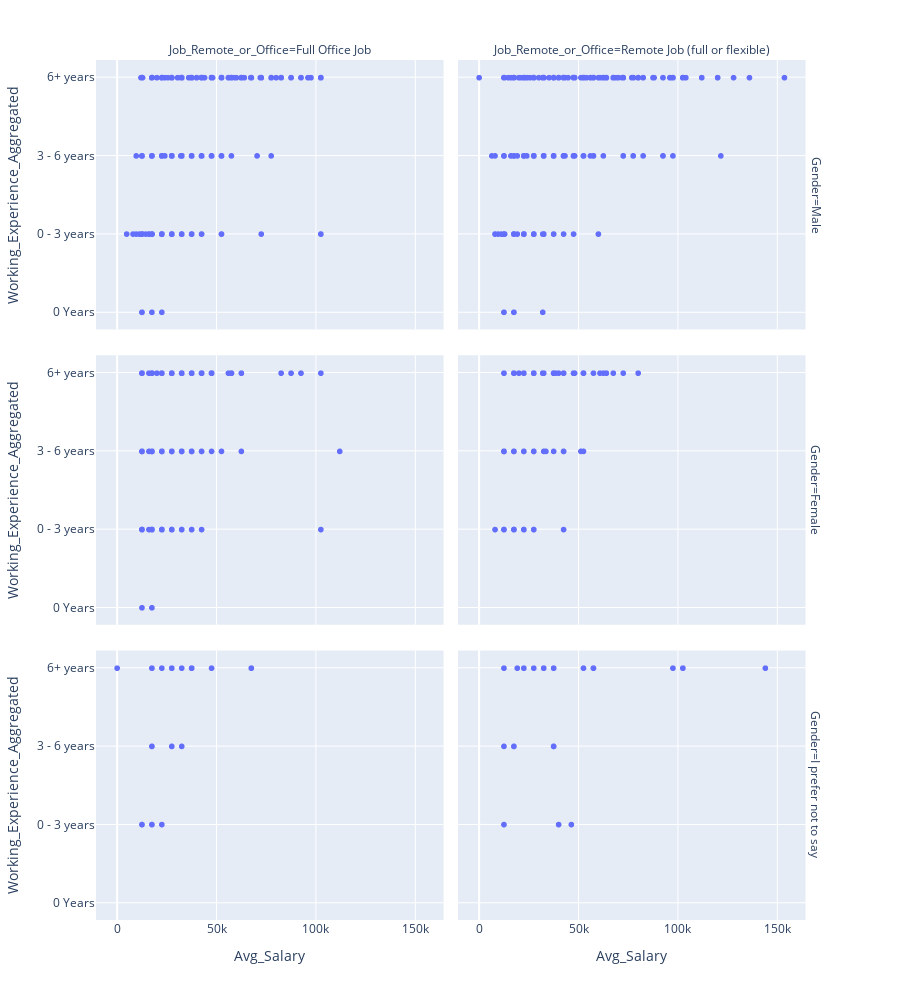

Notebook source saved alongside this figure:
### Markdown cell above
## Working Experience vs Avg Salary by Remote/Office Job by Gender

### Code cell
fig_3=px.scatter(dataset,
                 x='Avg_Salary',
                 y='Working_Experience_Aggregated',
                 facet_row='Gender',
                 facet_col='Job_Remote_or_Office',
                 height=1000,
                 category_orders={'Working_Experience_Aggregated':['6+ years', '3 - 6 years', '0 - 3 years', '0 Years']}
                )

fig_3.show()

### Figure 1 — Plotly figure (JSON) as saved in the notebook; plotly's stock layout.template omitted (floating-point values rounded to 4 significant figures; data arrays with more than 128 entries replaced by an {"elided": "..."} marker saying what was removed)
{"data": [{"hovertemplate": "Gender=Male<br>Job_Remote_or_Office=Full Office Job<br>Avg_Salary=%{x}<br>Working_Experience_Aggregated=%{y}<extra></extra>", "legendgroup": "", "marker": {"color": "#636efa", "symbol": "circle"}, "mode": "markers", "name": "", "showlegend": false, "type": "scattergl", "x": {"elided": "1879 int values"}, "xaxis": "x5", "y": {"elided": "1879 str values"}, "yaxis": "y5"}, {"hovertemplate": "Gender=Male<br>Job_Remote_or_Office=Remote Job (full or flexible)<br>Avg_Salary=%{x}<br>Working_Experience_Aggregated=%{y}<extra></extra>", "legendgroup": "", "marker": {"color": "#636efa", "symbol": "circle"}, "mode": "markers", "name": "", "showlegend": false, "type": "scattergl", "x": {"elided": "1020 int values"}, "xaxis": "x6", "y": {"elided": "1020 str values"}, "yaxis": "y6"}, {"hovertemplate": "Gender=Female<br>Job_Remote_or_Office=Full Office Job<br>Avg_Salary=%{x}<br>Working_Experience_Aggregated=%{y}<extra></extra>", "legendgroup": "", "marker": {"color": "#636efa", "symbol": "circle"}, "mode": "markers", "name": "", "showlegend": false, "type": "scattergl", "x": {"elided": "316 int values"}, "xaxis": "x3", "y": {"elided": "316 str values"}, "yaxis": "y3"}, {"hovertemplate": "Gender=Female<br>Job_Remote_or_Office=Remote Job (full or flexible)<br>Avg_Salary=%{x}<br>Working_Experience_Aggregated=%{y}<extra></extra>", "legendgroup": "", "marker": {"color": "#636efa", "symbol": "circle"}, "mode": "markers", "name": "", "showlegend": false, "type": "scattergl", "x": [27500, 17500, 22500, 12500, 17500, 37500, 17500, 48000, 17500, 32000, 37500, 37500, 17500, 17500, 37500, 12500, 12500, 47500, 12500, 27500, 8000, 27500, 27500, 12500, 52500, 37500, 27500, 17500, 12500, 12500, 12500, 17500, 32500, 17500, 22500, 20000, 42500, 12500, 37500, 32500, 64000, 22500, 57500, 27500, 12500, 37500, 62500, 72500, 27500, 40000, 17500, 17500, 60800, 80000, 52500, 32500, 12500, 27500, 27500, 52500, 17500, 27500, 27500, 22500, 52500, 32000, 33600, 37500, 22500, 22500, 22500, 42500, 42500, 52500, 27500, 12500, 52500, 47500, 38400, 27500, 12500, 12500, 17500, 51200, 17500, 48000, 22500, 52500, 42500, 42500, 27500, 42500, 27500, 67500, 64000, 37500, 17500, 22500, 42500, 37500, 17500, 47500, 37500, 22500, 37500, 17500], "xaxis": "x4", "y": ["6+ years", "6+ years", "0 - 3 years", "0 - 3 years", "3 - 6 years", "6+ years", "0 - 3 years", "6+ years", "6+ years", "6+ years", "6+ years", "6+ years", "0 - 3 years", "3 - 6 years", "6+ years", "3 - 6 years", "0 - 3 years", "6+ years", "3 - 6 years", "6+ years", "0 - 3 years", "6+ years", "6+ years", "0 - 3 years", "6+ years", "6+ years", "6+ years", "0 - 3 years", "0 - 3 years", "3 - 6 years", "6+ years", "0 - 3 years", "6+ years", "3 - 6 years", "0 - 3 years", "6+ years", "6+ years", "3 - 6 years", "6+ years", "6+ years", "6+ years", "6+ years", "6+ years", "3 - 6 years", "0 - 3 years", "6+ years", "6+ years", "6+ years", "3 - 6 years", "6+ years", "3 - 6 years", "6+ years", "6+ years", "6+ years", "6+ years", "3 - 6 years", "3 - 6 years", "3 - 6 years", "0 - 3 years", "6+ years", "0 - 3 years", "6+ years", "0 - 3 years", "3 - 6 years", "6+ years", "6+ years", "3 - 6 years", "6+ years", "3 - 6 years", "6+ years", "0 - 3 years", "0 - 3 years", "3 - 6 years", "3 - 6 years", "6+ years", "3 - 6 years", "6+ years", "6+ years", "6+ years", "0 - 3 years", "6+ years", "3 - 6 years", "0 - 3 years", "3 - 6 years", "0 - 3 years", "6+ years", "0 - 3 years", "6+ years", "6+ years", "6+ years", "3 - 6 years", "6+ years", "6+ years", "6+ years", "6+ years", "6+ years", "6+ years", "6+ years", "3 - 6 years", "6+ years", "6+ years", "6+ years", "6+ years", "3 - 6 years", "3 - 6 years", "0 - 3 years"], "yaxis": "y4"}, {"hovertemplate": "Gender=I prefer not to say<br>Job_Remote_or_Office=Full Office Job<br>Avg_Salary=%{x}<br>Working_Experience_Aggregated=%{y}<extra></extra>", "legendgroup": "", "marker": {"color": "#636efa", "symbol": "circle"}, "mode": "markers", "name": "", "showlegend": false, "type": "scattergl", "x": [67500, 37500, 17500, 12500, 27500, 32500, 22500, 32500, 47500, 27500, 17500, 67500, 37500, 17500, 0, 27500, 37500, 27500, 12500, 17500, 37500, 17500, 22500, 17500], "xaxis": "x", "y": ["6+ years", "6+ years", "0 - 3 years", "0 - 3 years", "3 - 6 years", "3 - 6 years", "0 - 3 years", "6+ years", "6+ years", "3 - 6 years", "3 - 6 years", "6+ years", "6+ years", "6+ years", "6+ years", "6+ years", "6+ years", "6+ years", "0 - 3 years", "0 - 3 years", "6+ years", "3 - 6 years", "6+ years", "6+ years"], "yaxis": "y"}, {"hovertemplate": "Gender=I prefer not to say<br>Job_Remote_or_Office=Remote Job (full or flexible)<br>Avg_Salary=%{x}<br>Working_Experience_Aggregated=%{y}<extra></extra>", "legendgroup": "", "marker": {"color": "#636efa", "symbol": "circle"}, "mode": "markers", "name": "", "showlegend": false, "type": "scattergl", "x": [22500, 27500, 37500, 32500, 17500, 19200, 37500, 12500, 32500, 102500, 37500, 46400, 37500, 144000, 57500, 102500, 12500, 12500, 97500, 37500, 57500, 22500, 57500, 40000, 17500, 52500], "xaxis": "x2", "y": ["6+ years", "6+ years", "3 - 6 years", "6+ years", "3 - 6 years", "6+ years", "6+ years", "0 - 3 years", "6+ years", "6+ years", "3 - 6 years", "0 - 3 years", "6+ years", "6+ years", "6+ years", "6+ years", "3 - 6 years", "6+ years", "6+ years", "3 - 6 years", "6+ years", "6+ years", "6+ years", "0 - 3 years", "3 - 6 years", "6+ years"], "yaxis": "y2"}], "layout": {"annotations": [{"font": {}, "showarrow": false, "text": "Job_Remote_or_Office=Full Office Job", "x": 0.24, "xanchor": "center", "xref": "paper", "y": 1.0, "yanchor": "bottom", "yref": "paper"}, {"font": {}, "showarrow": false, "text": "Job_Remote_or_Office=Remote Job (full or flexible)", "x": 0.74, "xanchor": "center", "xref": "paper", "y": 1.0, "yanchor": "bottom", "yref": "paper"}, {"font": {}, "showarrow": false, "text": "Gender=I prefer not to say", "textangle": 90, "x": 0.98, "xanchor": "left", "xref": "paper", "y": 0.1567, "yanchor": "middle", "yref": "paper"}, {"font": {}, "showarrow": false, "text": "Gender=Female", "textangle": 90, "x": 0.98, "xanchor": "left", "xref": "paper", "y": 0.5, "yanchor": "middle", "yref": "paper"}, {"font": {}, "showarrow": false, "text": "Gender=Male", "textangle": 90, "x": 0.98, "xanchor": "left", "xref": "paper", "y": 0.8433, "yanchor": "middle", "yref": "paper"}], "height": 1000, "legend": {"tracegroupgap": 0}, "margin": {"t": 60}, "xaxis": {"anchor": "y", "domain": [0, 0.48], "title": {"text": "Avg_Salary"}}, "xaxis2": {"anchor": "y2", "domain": [0.5, 0.98], "matches": "x", "title": {"text": "Avg_Salary"}}, "xaxis3": {"anchor": "y3", "domain": [0, 0.48], "matches": "x", "showticklabels": false}, "xaxis4": {"anchor": "y4", "domain": [0.5, 0.98], "matches": "x", "showticklabels": false}, "xaxis5": {"anchor": "y5", "domain": [0, 0.48], "matches": "x", "showticklabels": false}, "xaxis6": {"anchor": "y6", "domain": [0.5, 0.98], "matches": "x", "showticklabels": false}, "yaxis": {"anchor": "x", "categoryarray": ["0 Years", "0 - 3 years", "3 - 6 years", "6+ years"], "categoryorder": "array", "domain": [0, 0.3133], "title": {"text": "Working_Experience_Aggregated"}}, "yaxis2": {"anchor": "x2", "domain": [0, 0.3133], "matches": "y", "showticklabels": false}, "yaxis3": {"anchor": "x3", "categoryarray": ["0 Years", "0 - 3 years", "3 - 6 years", "6+ years"], "categoryorder": "array", "domain": [0.3433, 0.6567], "matches": "y", "title": {"text": "Working_Experience_Aggregated"}}, "yaxis4": {"anchor": "x4", "domain": [0.3433, 0.6567], "matches": "y", "showticklabels": false}, "yaxis5": {"anchor": "x5", "categoryarray": ["0 Years", "0 - 3 years", "3 - 6 years", "6+ years"], "categoryorder": "array", "domain": [0.6867, 1.0], "matches": "y", "title": {"text": "Working_Experience_Aggregated"}}, "yaxis6": {"anchor": "x6", "domain": [0.6867, 1.0], "matches": "y", "showticklabels": false}}}
